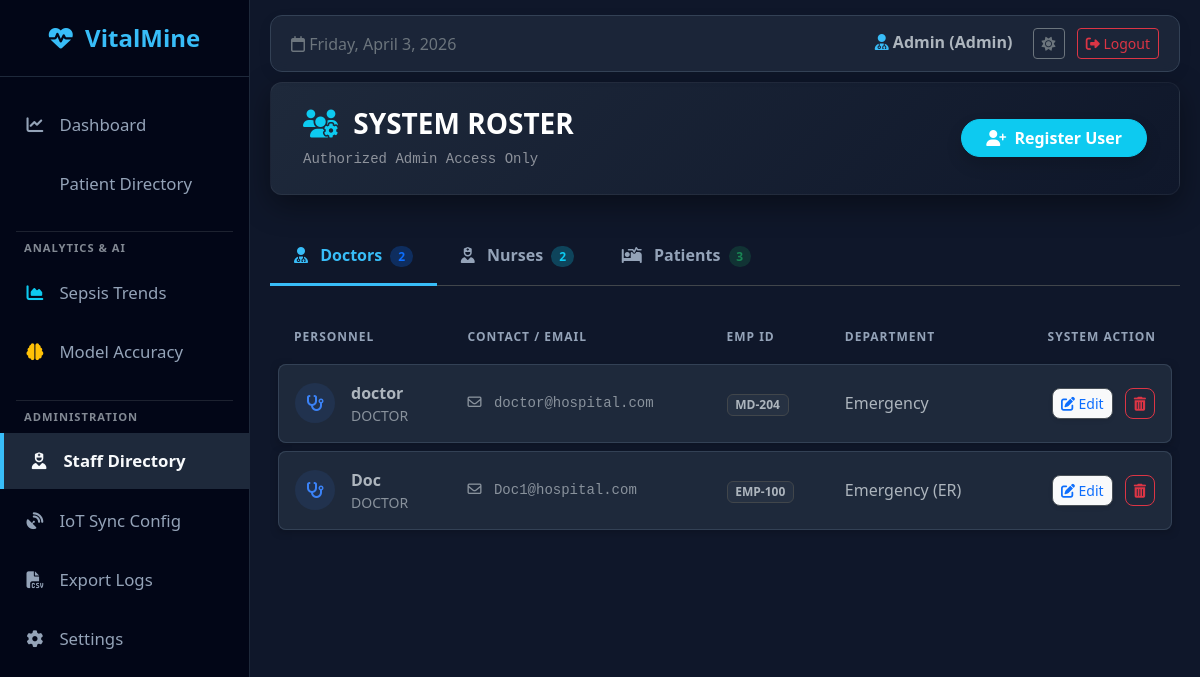
The app's page /staff (signed in) with its own data.
### models.py (models this page shows)
class User(UserMixin, db.Model):
    id = db.Column(db.Integer, primary_key=True)
    username = db.Column(db.String(100), unique=True, nullable=False)
    email = db.Column(db.String(120), unique=True, nullable=True)
    password = db.Column(db.String(100), nullable=False)
    role = db.Column(db.String(20), nullable=False, default="patient")
    age = db.Column(db.Integer, nullable=True)
    gender = db.Column(db.String(20), nullable=True)
    blood_group = db.Column(db.String(10), nullable=True)
    contact = db.Column(db.String(20), nullable=True)
    emp_id = db.Column(db.String(50), nullable=True)
    department = db.Column(db.String(50), nullable=True)
    entries = db.relationship("Entry", backref="author", lazy=True)

### app.py (the view)
@app.route("/staff")
@login_required
def staff_directory():
    if current_user.role != "admin":
        flash("Access Denied. Administrator privileges required.", "danger")
        return redirect(url_for("home"))
    doctors = User.query.filter_by(role="doctor").all()
    nurses = User.query.filter_by(role="nurse").all()
    patients = User.query.filter_by(role="patient").all()
    return render_template(
        "staff.html", doctors=doctors, nurses=nurses, patients=patients
    )

### app.py (called while the page is built)
@login_manager.user_loader
def load_user(user_id):
    return db.session.get(User, int(user_id))

### templates/staff.html (shortened to what this page needs)
{% extends "base.html" %} {% block content %}
<div class="system-header d-flex justify-content-between align-items-center">
  <div>
    <h3 class="mb-1 fw-bold text-white tracking-wide text-uppercase">
      <i class="fa-solid fa-users-gear me-2 text-info"></i> System Roster
    </h3>
    <span class="text-white-50 small font-monospace"
      >Authorized Admin Access Only</span
    >
  </div>
  <a
    href="/register"
    class="btn btn-info fw-bold shadow text-white rounded-pill px-4"
  >
    <i class="fa-solid fa-user-plus me-1"></i> Register User
  </a>
</div>
<div class="mb-4 border-bottom border-secondary-subtle">
  <ul class="nav nav-tabs border-0" id="userManagementTabs" role="tablist">
    <li class="nav-item" role="presentation">
      <button
        class="nav-link active"
        id="doctors-tab"
        data-bs-toggle="tab"
        data-bs-target="#doctors"
        type="button"
        role="tab"
      >
        <i class="fa-solid fa-user-doctor me-2"></i> Doctors
        <span
          class="badge bg-primary bg-opacity-25 text-primary ms-1 rounded-pill"
          >{{ doctors|length }}</span
        >
      </button>
    </li>
    <li class="nav-item" role="presentation">
      <button
        class="nav-link"
        id="nurses-tab"
        data-bs-toggle="tab"
        data-bs-target="#nurses"
        type="button"
        role="tab"
      >
        <i class="fa-solid fa-user-nurse me-2"></i> Nurses
        <span class="badge bg-info bg-opacity-25 text-info ms-1 rounded-pill"
          >{{ nurses|length }}</span
        >
      </button>
    </li>
    <li class="nav-item" role="presentation">
      <button
        class="nav-link"
        id="patients-tab"
        data-bs-toggle="tab"
        data-bs-target="#patients"
        type="button"
        role="tab"
      >
        <i class="fa-solid fa-bed-pulse me-2"></i> Patients
        <span
          class="badge bg-success bg-opacity-25 text-success ms-1 rounded-pill"
          >{{ patients|length }}</span
        >
      </button>
    </li>
  </ul>
</div>
<div class="tab-content" id="userManagementTabsContent">
  <div class="tab-pane fade show active" id="doctors" role="tabpanel">
    <div class="table-responsive px-2 pb-3">
      <table class="live-feed-table datatable">
        <thead>
          <tr>
            <th>Personnel</th>
            <th>Contact / Email</th>
            <th>Emp ID</th>
            <th>Department</th>
            <th class="text-end">System Action</th>
          </tr>
        </thead>
        <tbody>
          {% for d in doctors %}
          <tr class="live-feed-row">
            <td>
              <div class="d-flex align-items-center">
                <div
                  class="rounded-circle d-flex justify-content-center align-items-center me-3"
                  style="
                    width: 40px;
                    height: 40px;
                    background: rgba(59, 130, 246, 0.1);
                    color: #3b82f6;
                  "
                >
                  <i class="fa-solid fa-stethoscope"></i>
                </div>
                <div>
                  <div class="fw-bold text-body fs-6">{{ d.username }}</div>
                  <div class="small text-muted text-uppercase">Doctor</div>
                </div>
              </div>
            </td>
            <td class="text-muted font-monospace small">
              <i class="fa-regular fa-envelope me-1"></i> {{ d.email or 'N/A' }}
            </td>
            <td>
              <span
                class="badge bg-secondary bg-opacity-10 text-body border border-secondary-subtle"
                >{{ d.emp_id or 'N/A' }}</span
              >
            </td>
            <td>
              <span class="fw-medium text-body"
                >{{ d.department or 'N/A' }}</span
              >
            </td>
            <td class="text-end">
              <button
                type="button"
                class="btn btn-sm btn-light border shadow-sm text-primary rounded-3 me-2"
                onclick="openEditModal('{{ d.id }}', '{{ d.role }}', '{{ d.username }}', '{{ d.email }}', '{{ d.emp_id }}', '{{ d.department }}', '', '', '', '')"
              >
                <i class="fa-solid fa-pen-to-square"></i> Edit
              </button>
              <form
                method="POST"
                action="/delete_user/{{ d.id }}"
                style="display: inline"
              >
                <button
                  type="submit"
                  class="btn btn-sm btn-outline-danger fw-bold rounded-3"
                  onclick="return confirm('WARNING: Are you sure you want to permanently delete Dr. {{ d.username }}?');"
                >
                  <i class="fa-solid fa-trash-can"></i>
                </button>
              </form>
            </td>
          </tr>
          {% endfor %}
        </tbody>
      </table>
    </div>
  </div>
</div>
{% endblock %}

### templates/base.html (shortened to what this page needs)
<!doctype html>
<html lang="en" data-bs-theme="dark">
  <head>
    <link
      href="https://cdn.jsdelivr.net/npm/bootstrap@5.3.0/dist/css/bootstrap.min.css"
      rel="stylesheet"
    />
    <link
      rel="stylesheet"
      href="https://cdnjs.cloudflare.com/ajax/libs/font-awesome/6.4.0/css/all.min.css"
    />
    <link
      rel="stylesheet"
      href="https://cdn.datatables.net/1.13.6/css/dataTables.bootstrap5.min.css"
    />
  </head>
  <body>
    {% if current_user.is_authenticated %}
    <div class="sidebar">
      <div class="brand"><i class="fa-solid fa-heart-pulse"></i> VitalMine</div>
      <ul class="nav flex-column mb-auto mt-2">
        {% if current_user.role in ['admin', 'doctor'] %}
        <li class="nav-item mb-1">
          <a
            href="{{ url_for('home') }}"
            class="{% if request.path == '/' %}active fw-bold{% endif %}"
          >
            <i class="fa-solid fa-chart-line"></i> Dashboard
          </a>
        </li>
        {% endif %}  {% if current_user.role in ['admin', 'doctor', 'nurse'] %}
        <li class="nav-item mb-1">
          <a
            href="{{ url_for('patients_directory') }}"
            class="{% if '/patient' in request.path %}active fw-bold{% endif %}"
          >
             Patient Directory
          </a>
        </li>
        {% endif %} {% if current_user.role != 'patient' %}
        <li class="nav-item w-100 mt-2">
          <hr class="text-secondary my-2 border-secondary mx-3" />
          <small
            class="text-muted fw-bold px-4 mb-2 d-block"
            style="font-size: 0.7rem; letter-spacing: 1px"
            >ANALYTICS & AI</small
          >
        </li>
        <li class="nav-item mb-1">
          <a
            href="/trends"
            class="{% if request.path == '/trends' %}active fw-bold{% endif %}"
          >
            <i class="fa-solid fa-chart-area text-info"></i> Sepsis Trends
          </a>
        </li>
        <li class="nav-item mb-1">
          <a
            href="/model_accuracy"
            class="{% if request.path == '/model_accuracy' %}active fw-bold{% endif %}"
          >
            <i class="fa-solid fa-brain text-warning"></i> Model Accuracy
          </a>
        </li>
        <li class="nav-item w-100 mt-2">
          <hr class="text-secondary my-2 border-secondary mx-3" />
          <small
            class="text-muted fw-bold px-4 mb-2 d-block"
            style="font-size: 0.7rem; letter-spacing: 1px"
            >ADMINISTRATION</small
          >
        </li>
        <li class="nav-item mb-1">
          <a
            href="/staff"
            class="{% if request.path == '/staff' %}active fw-bold{% endif %}"
          >
            <i class="fa-solid fa-user-nurse"></i> Staff Directory
          </a>
        </li>
        <li class="nav-item mb-1">
          <a
            href="/iot_config"
            class="{% if request.path == '/iot_config' %}active fw-bold{% endif %}"
          >
            <i class="fa-solid fa-satellite-dish"></i> IoT Sync Config
          </a>
        </li>
        {% if current_user.role == 'admin' %}
        <li class="nav-item mb-1">
          <a href="{{ url_for('export_data') }}">
            <i class="fa-solid fa-file-csv"></i> Export Logs
          </a>
        </li>
        {% endif %}
        <li class="nav-item mb-1">
          <a
            href="/settings"
            class="{% if request.path == '/settings' %}active fw-bold{% endif %}"
          >
            <i class="fa-solid fa-gear"></i> Settings
          </a>
        </li>
        {% endif %}
      </ul>
    </div>
    {% endif %}
    <div
      class="main-content"
    >
      {% if current_user.is_authenticated %}
      <div class="top-navbar">
        <div class="text-secondary">
          <i class="fa-regular fa-calendar"></i> <span id="currentDate"></span>
        </div>
        <div>
          <span class="fw-bold me-3 text-body">
            <i
              class="fa-solid fa-user-doctor"
              style="color: var(--vm-accent)"
            ></i>
            {{ current_user.username | capitalize }} ({{ current_user.role |
            capitalize }})
          </span>
          <button
            id="theme-toggle"
            class="btn btn-sm btn-outline-secondary me-2"
          >
            <i id="theme-icon" class="fa-solid fa-moon"></i>
          </button>
          <a
            href="{{ url_for('logout') }}"
            class="btn btn-sm btn-outline-danger"
            ><i class="fa-solid fa-right-from-bracket"></i> Logout</a
          >
        </div>
      </div>
      {% endif %}  {% block content %}{% endblock %}
    </div>
  </body>
</html>

### templates/base.html (style rules this page uses)
:root { --vm-bg: #f4f7f6; --vm-sidebar-bg: #1d2b36; --vm-sidebar-border: #2c3e50; --vm-card-bg: #ffffff; --vm-card-border: #e3e6f0; --vm-text-main: #5a5c69; --vm-text-muted: #858796; --vm-topbar-bg: rgba( 255, 255, 255, 0.85 ); --vm-grid-line: #e9ecef; --vm-organ-base: #e9ecef; --vm-organ-stroke: #ced4da; --vm-accent: #4db8ff; }
[data-bs-theme="dark"] { --vm-bg: #0f172a; --vm-sidebar-bg: #020617; --vm-sidebar-border: #1e293b; --vm-card-bg: #1e293b; --vm-card-border: #334155; --vm-text-main: #e2e8f0; --vm-text-muted: #94a3b8; --vm-topbar-bg: rgba( 30, 41, 59, 0.85 ); --vm-grid-line: #1e293b; --vm-organ-base: #334155; --vm-organ-stroke: #475569; --vm-accent: #38bdf8; }
body { background-color: var(--vm-bg); font-family: "Segoe UI", Tahoma, Geneva, Verdana, sans-serif; overflow-x: hidden; color: var(--vm-text-main); transition: background-color 0.3s, color 0.3s; }
.sidebar { height: 100vh; width: 250px; position: fixed; top: 0; left: 0; background-color: var(--vm-sidebar-bg); padding-top: 20px; border-right: 1px solid var(--vm-sidebar-border); z-index: 1000; transition: background-color 0.3s; }
.sidebar .brand { font-size: 1.5rem; font-weight: bold; text-align: center; padding-bottom: 20px; border-bottom: 1px solid var(--vm-sidebar-border); margin-bottom: 20px; color: var(--vm-accent); }
.sidebar a { padding: 15px 25px; text-decoration: none; font-size: 1.05rem; color: #94a3b8; display: block; transition: 0.3s; }
.sidebar a:hover, .sidebar a.active { color: #f8fafc; background-color: var(--vm-sidebar-border); border-left: 4px solid var(--vm-accent); }
.sidebar i { margin-right: 10px; width: 20px; text-align: center; }
.main-content { margin-left: 250px; padding: 15px 20px 20px 20px; min-height: 100vh; }
.top-navbar { background-color: var(--vm-topbar-bg); border-radius: 12px; padding: 12px 20px; border: 1px solid var(--vm-card-border); box-shadow: 0 4px 15px rgba(0, 0, 0, 0.05); margin-bottom: 10px; display: flex; justify-content: space-between; align-items: center; transition: background-color 0.3s; backdrop-filter: blur(10px); -webkit-backdrop-filter: blur(10px); }

### templates/staff.html (style rules this page uses)
.system-header { background: linear-gradient(135deg, #1e293b, #0f172a); border-radius: 12px; padding: 1.5rem 2rem; box-shadow: 0 10px 30px rgba(0, 0, 0, 0.1); border: 1px solid rgba(255, 255, 255, 0.05); margin-bottom: 2rem; }
[data-bs-theme="dark"] .system-header { box-shadow: 0 10px 30px rgba(0, 0, 0, 0.4); }
.nav-tabs .nav-link { color: var(--vm-text-muted); border: none; border-bottom: 3px solid transparent; padding: 1rem 1.5rem; font-weight: 700; transition: all 0.3s ease; background: transparent !important; }
.nav-tabs .nav-link.active { color: var(--vm-accent) !important; border-bottom: 3px solid var(--vm-accent) !important; background: transparent !important; }
.live-feed-table { width: 100%; border-collapse: separate; border-spacing: 0 8px; }
.live-feed-table th { font-size: 0.75rem; text-transform: uppercase; letter-spacing: 1px; color: var(--vm-text-muted); border: none; padding: 10px 16px; }
.live-feed-row { background-color: var(--vm-card-bg); box-shadow: 0 2px 8px rgba(0, 0, 0, 0.02); transition: transform 0.2s, box-shadow 0.2s; }
[data-bs-theme="dark"] .live-feed-row { box-shadow: 0 2px 8px rgba(0, 0, 0, 0.2); }
.live-feed-row td { padding: 16px; border-top: 1px solid var(--vm-card-border); border-bottom: 1px solid var(--vm-card-border); vertical-align: middle; }
.live-feed-row td:first-child { border-left: 1px solid var(--vm-card-border); border-top-left-radius: 8px; border-bottom-left-radius: 8px; }
.live-feed-row td:last-child { border-right: 1px solid var(--vm-card-border); border-top-right-radius: 8px; border-bottom-right-radius: 8px; }

### records on screen
User: username "Admin", role "Admin"
User: username "doctor", email "doctor@hospital.com", emp "MD-204", department "Emergency"
User: username "Doc", email "Doc1@hospital.com", emp "EMP-100", department "Emergency (ER)"

### other values on screen
{{ doctors|length }} "2"
{{ nurses|length }} "2"
{{ patients|length }} "3"
